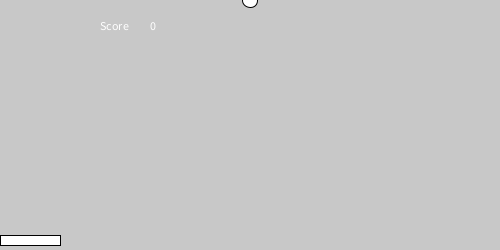
Frame 1 (no input)
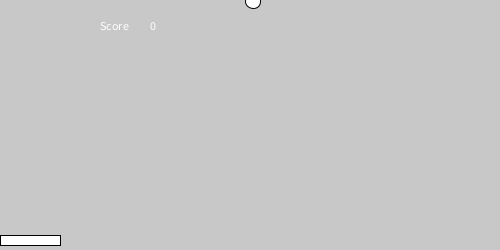
Frame 2 (the mouse pressed at the canvas centre, redrawn once)

The Processing sketch that drew these frames (run headless with seeded random() and noise(); the mouse was pressed at the canvas centre and the sketch redrawn once):

// Processing sketch: Pingpong
// ── Pingpong.pde
int x;
int b = 0;
int a = 0;
int ballX = 250;
int ballY; 
int batX,batY;
int deltaX = 3; 
int deltaY = 1;
void setup(){
size(500,250); 
noLoop();
}
void keyPressed(){
  if(key == 'd'){
    batX = batX + 20;
  }
  if(key == 'a'){
    batX = batX - 20;
  }
}

void draw(){ 
  game();

   }
void ball(){
  background(200);
  ellipse(ballX,ballY,15,15);
  ballX = ballX + deltaX;
  ballY = ballY + deltaY;
  if(ballX >= 500){
  deltaX = -deltaX;
  }
  if(ballX <= 0){
  deltaX = -deltaX;
  }
  
  if(ballY <= 0){
  deltaY= -deltaY;
}
}
void platform(){
  fill(255);
  rect(batX,235,60,10);
  if(batX <= 0){
    batX = 0;
  }
  if(batX >= 500){
    batX = 500;
  }
}
void game(){
  background(255);
  ball();
  platform();
  if(ballY == 235){
    if(ballX>=batX && ballX<=(batX+60)){
      deltaY = -deltaY;
    }
  }
  score();
 
   if(ballY >= 250){
      for(int i=0; i<3; i++){
       ballX = 250;
       ballY = 0;
   }
}
}

void score(){
  
  
  text(b, 150, 30);
  if(ballY == 235){
    b = b + 1;
  }
  text("Score", 100, 30);
    
}
void mouseReleased() {
  loop();
}
